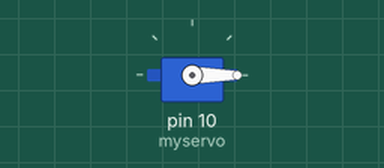
This sketch was run on a simulated Arduino Uno, built with avr-gcc and run on an emulated ATmega328P. Parts: servo.

Above: at 0.05 s.
Timing chart, 0 to 4.6 s (numbered marks = the images above):
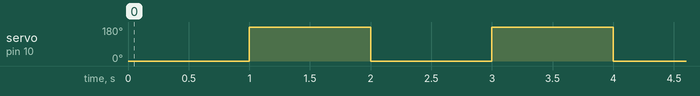

Measured:
- by itself, servo on pin 10 (myservo): alternates 180° for 1.0 s and 0° for 1.0 s

The sketch:

servos_con_librerias.ino
```cpp
/*
 Controlling a servo position using a potentiometer (variable resistor)
 by Michal Rinott <http://people.interaction-ivrea.it/m.rinott>

 modified on 8 Nov 2013
 by Scott Fitzgerald
 http://www.arduino.cc/en/Tutorial/Knob
*/

#include <Servo.h>

Servo myservo;  // create servo object to control a servo

int potpin = 0;  // analog pin used to connect the potentiometer
int val;    // variable to read the value from the analog pin

void setup() {
  myservo.attach(10);  // attaches the servo on pin 9 to the servo object
}

void loop() {
  myservo.write(0);                  // sets the servo position according to the scaled value
  delay(1000);
  //myservo.write(90);                  // sets the servo position according to the scaled value
  //delay(500);
    myservo.write(180);                  // sets the servo position according to the scaled value
  delay(1000);
}
```
